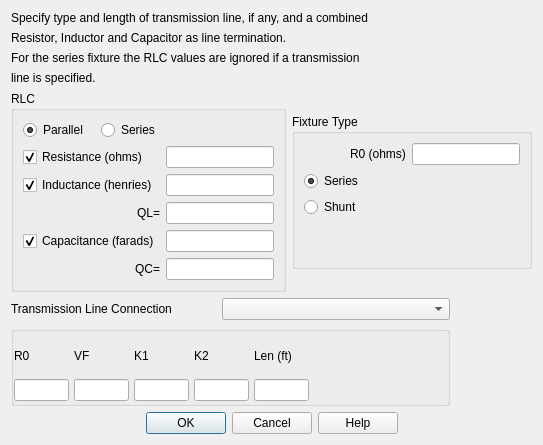
<?xml version="1.0" encoding="UTF-8"?>
<ui version="4.0">
 <class>dialogRLC</class>
 <widget class="QDialog" name="dialogRLC">
  <property name="geometry">
   <rect>
    <x>0</x>
    <y>0</y>
    <width>450</width>
    <height>445</height>
   </rect>
  </property>
  <property name="windowTitle">
   <string>RLC Specification</string>
  </property>
  <layout class="QGridLayout" name="gridLayout_3">
   <item row="5" column="3" colspan="3">
    <widget class="QComboBox" name="comboBoxCoaxTypes"/>
   </item>
   <item row="5" column="0" colspan="3">
    <widget class="QLabel" name="label_2">
     <property name="text">
      <string>Transmission Line Connection</string>
     </property>
    </widget>
   </item>
   <item row="13" column="0" colspan="7">
    <widget class="QDialogButtonBox" name="buttonBox">
     <property name="layoutDirection">
      <enum>Qt::LeftToRight</enum>
     </property>
     <property name="standardButtons">
      <set>QDialogButtonBox::Cancel|QDialogButtonBox::Help|QDialogButtonBox::Ok</set>
     </property>
     <property name="centerButtons">
      <bool>true</bool>
     </property>
    </widget>
   </item>
   <item row="4" column="0" colspan="4">
    <widget class="QGroupBox" name="groupBoxRLC">
     <property name="sizePolicy">
      <sizepolicy hsizetype="Fixed" vsizetype="Fixed">
       <horstretch>0</horstretch>
       <verstretch>0</verstretch>
      </sizepolicy>
     </property>
     <property name="title">
      <string>RLC</string>
     </property>
     <layout class="QGridLayout" name="gridLayout">
      <item row="0" column="0">
       <widget class="QRadioButton" name="radioButtonParallel">
        <property name="text">
         <string>Parallel</string>
        </property>
        <property name="checked">
         <bool>true</bool>
        </property>
       </widget>
      </item>
      <item row="0" column="1">
       <widget class="QRadioButton" name="radioButtonSeries">
        <property name="text">
         <string>Series</string>
        </property>
       </widget>
      </item>
      <item row="1" column="2">
       <widget class="QLineEdit" name="lineEditSelR"/>
      </item>
      <item row="2" column="2">
       <widget class="QLineEdit" name="lineEditSelL"/>
      </item>
      <item row="3" column="2">
       <widget class="QLineEdit" name="lineEdit_QL"/>
      </item>
      <item row="4" column="2">
       <widget class="QLineEdit" name="lineEditSelC"/>
      </item>
      <item row="5" column="2">
       <widget class="QLineEdit" name="lineEdit_QC"/>
      </item>
      <item row="1" column="0" colspan="2">
       <widget class="QCheckBox" name="checkBox_R">
        <property name="text">
         <string>Resistance (ohms)</string>
        </property>
        <property name="checked">
         <bool>true</bool>
        </property>
       </widget>
      </item>
      <item row="2" column="0" colspan="2">
       <widget class="QCheckBox" name="checkBox_L">
        <property name="text">
         <string>Inductance (henries)</string>
        </property>
        <property name="checked">
         <bool>true</bool>
        </property>
       </widget>
      </item>
      <item row="3" column="1">
       <widget class="QLabel" name="label_QL">
        <property name="text">
         <string>QL=</string>
        </property>
        <property name="alignment">
         <set>Qt::AlignRight|Qt::AlignTrailing|Qt::AlignVCenter</set>
        </property>
       </widget>
      </item>
      <item row="5" column="1">
       <widget class="QLabel" name="label_QC">
        <property name="text">
         <string>QC=</string>
        </property>
        <property name="alignment">
         <set>Qt::AlignRight|Qt::AlignTrailing|Qt::AlignVCenter</set>
        </property>
       </widget>
      </item>
      <item row="4" column="0" colspan="2">
       <widget class="QCheckBox" name="checkBox_C">
        <property name="text">
         <string>Capacitance (farads)</string>
        </property>
        <property name="checked">
         <bool>true</bool>
        </property>
       </widget>
      </item>
      <item row="3" column="0">
       <spacer name="horizontalSpacer">
        <property name="orientation">
         <enum>Qt::Horizontal</enum>
        </property>
        <property name="sizeHint" stdset="0">
         <size>
          <width>40</width>
          <height>20</height>
         </size>
        </property>
       </spacer>
      </item>
      <item row="5" column="0">
       <spacer name="horizontalSpacer_2">
        <property name="orientation">
         <enum>Qt::Horizontal</enum>
        </property>
        <property name="sizeHint" stdset="0">
         <size>
          <width>40</width>
          <height>20</height>
         </size>
        </property>
       </spacer>
      </item>
      <item row="0" column="2">
       <spacer name="horizontalSpacer_4">
        <property name="orientation">
         <enum>Qt::Horizontal</enum>
        </property>
        <property name="sizeHint" stdset="0">
         <size>
          <width>40</width>
          <height>20</height>
         </size>
        </property>
       </spacer>
      </item>
     </layout>
    </widget>
   </item>
   <item row="3" column="0" colspan="7">
    <widget class="QLabel" name="A4">
     <property name="text">
      <string>line is specified.</string>
     </property>
    </widget>
   </item>
   <item row="2" column="0" colspan="7">
    <widget class="QLabel" name="A3">
     <property name="text">
      <string>For the series fixture the RLC values are ignored if a transmission</string>
     </property>
    </widget>
   </item>
   <item row="0" column="0" colspan="7">
    <widget class="QLabel" name="A1">
     <property name="text">
      <string>Specify type and length of transmission line, if any, and a combined</string>
     </property>
    </widget>
   </item>
   <item row="1" column="0" colspan="7">
    <widget class="QLabel" name="A2">
     <property name="text">
      <string>Resistor, Inductor and Capacitor as line termination.</string>
     </property>
    </widget>
   </item>
   <item row="4" column="4" colspan="3">
    <widget class="QGroupBox" name="groupBoxFix">
     <property name="sizePolicy">
      <sizepolicy hsizetype="Fixed" vsizetype="Fixed">
       <horstretch>0</horstretch>
       <verstretch>0</verstretch>
      </sizepolicy>
     </property>
     <property name="title">
      <string>Fixture Type</string>
     </property>
     <layout class="QGridLayout" name="gridLayout_2">
      <item row="0" column="1">
       <widget class="QLabel" name="label">
        <property name="text">
         <string>R0 (ohms)</string>
        </property>
       </widget>
      </item>
      <item row="3" column="1">
       <spacer name="verticalSpacer">
        <property name="orientation">
         <enum>Qt::Vertical</enum>
        </property>
        <property name="sizeHint" stdset="0">
         <size>
          <width>20</width>
          <height>40</height>
         </size>
        </property>
       </spacer>
      </item>
      <item row="0" column="2">
       <widget class="QLineEdit" name="lineEdit_FixR0"/>
      </item>
      <item row="1" column="0" colspan="2">
       <widget class="QRadioButton" name="radioButton_SeriesFix">
        <property name="text">
         <string>Series</string>
        </property>
        <property name="checked">
         <bool>true</bool>
        </property>
       </widget>
      </item>
      <item row="0" column="0">
       <spacer name="horizontalSpacer_3">
        <property name="orientation">
         <enum>Qt::Horizontal</enum>
        </property>
        <property name="sizeHint" stdset="0">
         <size>
          <width>40</width>
          <height>20</height>
         </size>
        </property>
       </spacer>
      </item>
      <item row="2" column="0" colspan="2">
       <widget class="QRadioButton" name="radioButton_ShuntFix">
        <property name="text">
         <string>Shunt</string>
        </property>
       </widget>
      </item>
     </layout>
    </widget>
   </item>
   <item row="11" column="0" colspan="6">
    <widget class="QGroupBox" name="groupBox_R0">
     <property name="layoutDirection">
      <enum>Qt::LeftToRight</enum>
     </property>
     <property name="title">
      <string/>
     </property>
     <property name="alignment">
      <set>Qt::AlignLeading|Qt::AlignLeft|Qt::AlignVCenter</set>
     </property>
     <layout class="QGridLayout" name="gridLayout_4">
      <property name="leftMargin">
       <number>0</number>
      </property>
      <property name="topMargin">
       <number>0</number>
      </property>
      <property name="rightMargin">
       <number>0</number>
      </property>
      <property name="bottomMargin">
       <number>2</number>
      </property>
      <property name="horizontalSpacing">
       <number>5</number>
      </property>
      <property name="verticalSpacing">
       <number>0</number>
      </property>
      <item row="0" column="2">
       <widget class="QLabel" name="label_4">
        <property name="text">
         <string>VF</string>
        </property>
       </widget>
      </item>
      <item row="0" column="3">
       <widget class="QLabel" name="label_5">
        <property name="text">
         <string>K1</string>
        </property>
       </widget>
      </item>
      <item row="0" column="4">
       <widget class="QLabel" name="label_6">
        <property name="text">
         <string>K2</string>
        </property>
       </widget>
      </item>
      <item row="1" column="2">
       <widget class="QLineEdit" name="lineEdit_VF">
        <property name="minimumSize">
         <size>
          <width>55</width>
          <height>0</height>
         </size>
        </property>
        <property name="maximumSize">
         <size>
          <width>55</width>
          <height>16777215</height>
         </size>
        </property>
       </widget>
      </item>
      <item row="1" column="3">
       <widget class="QLineEdit" name="lineEdit_K1">
        <property name="minimumSize">
         <size>
          <width>55</width>
          <height>0</height>
         </size>
        </property>
        <property name="maximumSize">
         <size>
          <width>55</width>
          <height>16777215</height>
         </size>
        </property>
       </widget>
      </item>
      <item row="1" column="1">
       <widget class="QLineEdit" name="lineEdit_R0">
        <property name="minimumSize">
         <size>
          <width>55</width>
          <height>0</height>
         </size>
        </property>
        <property name="maximumSize">
         <size>
          <width>55</width>
          <height>16777215</height>
         </size>
        </property>
       </widget>
      </item>
      <item row="1" column="5">
       <widget class="QLineEdit" name="lineEdit_Len">
        <property name="minimumSize">
         <size>
          <width>55</width>
          <height>0</height>
         </size>
        </property>
        <property name="maximumSize">
         <size>
          <width>55</width>
          <height>16777215</height>
         </size>
        </property>
       </widget>
      </item>
      <item row="1" column="4">
       <widget class="QLineEdit" name="lineEdit_K2">
        <property name="minimumSize">
         <size>
          <width>55</width>
          <height>0</height>
         </size>
        </property>
        <property name="maximumSize">
         <size>
          <width>55</width>
          <height>16777215</height>
         </size>
        </property>
       </widget>
      </item>
      <item row="0" column="1">
       <widget class="QLabel" name="label_3">
        <property name="text">
         <string>R0</string>
        </property>
       </widget>
      </item>
      <item row="0" column="5">
       <widget class="QLabel" name="label_7">
        <property name="text">
         <string>Len (ft)</string>
        </property>
       </widget>
      </item>
      <item row="1" column="6">
       <spacer name="horizontalSpacer_5">
        <property name="orientation">
         <enum>Qt::Horizontal</enum>
        </property>
        <property name="sizeHint" stdset="0">
         <size>
          <width>40</width>
          <height>20</height>
         </size>
        </property>
       </spacer>
      </item>
     </layout>
    </widget>
   </item>
   <item row="11" column="6">
    <spacer name="verticalSpacer_2">
     <property name="orientation">
      <enum>Qt::Vertical</enum>
     </property>
     <property name="sizeHint" stdset="0">
      <size>
       <width>20</width>
       <height>40</height>
      </size>
     </property>
    </spacer>
   </item>
  </layout>
 </widget>
 <resources/>
 <connections/>
</ui>
